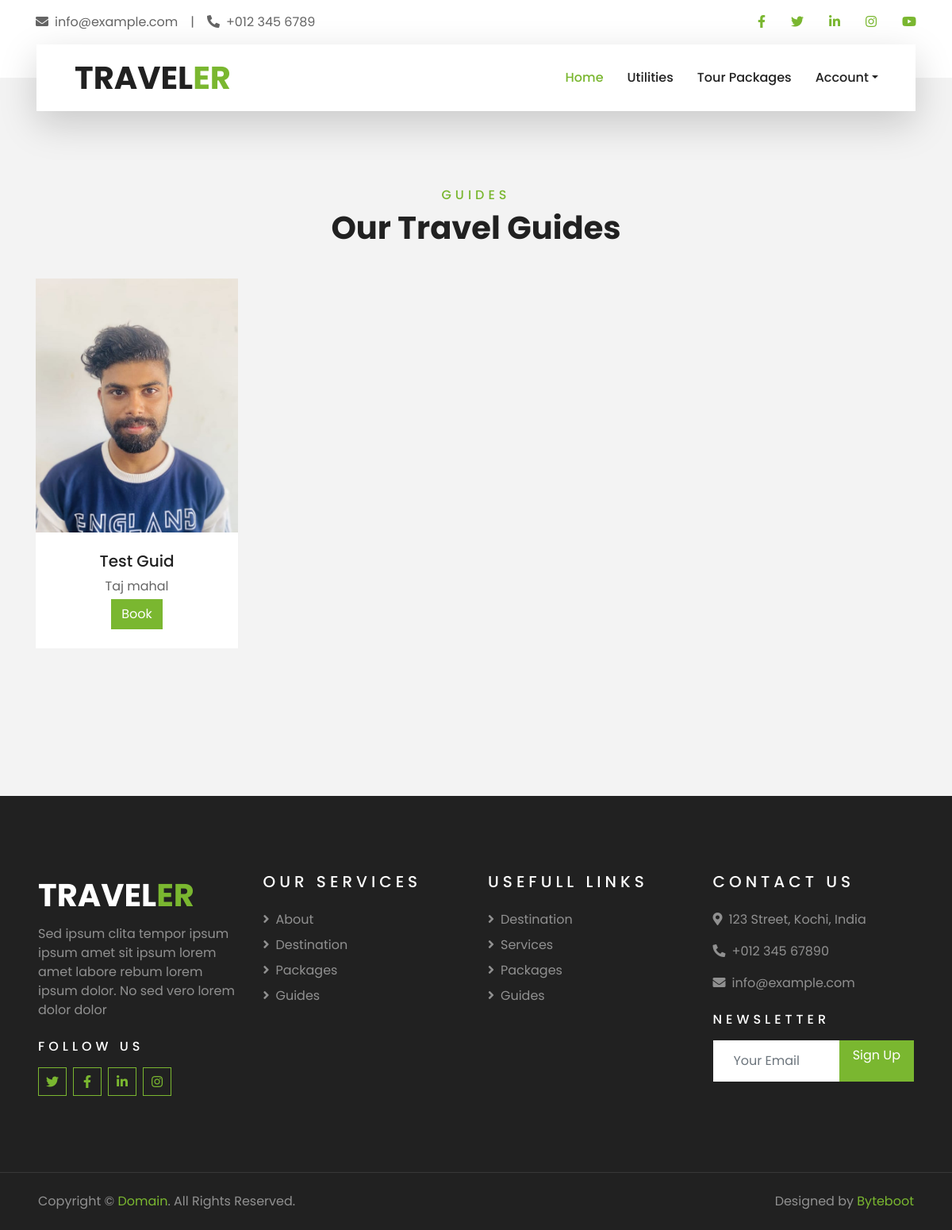
Screenshot of /destinations/GuideBooking with the database file from the repository.
### Destinations/models.py (models this page shows)
class TourGuids(models.Model):
    Guid_Name = models.CharField(max_length=255)
    Address = models.CharField(max_length=255)
    Phone = models.IntegerField()
    Destination_Near = models.ForeignKey(Destination, on_delete=models.SET_NULL,null=True,blank=True)
    Service = models.CharField(max_length=1000)
    Guide_pic = models.FileField(upload_to="Guide_pic")

class Destination(models.Model):
    destination_name = models.CharField(max_length=255)
    key_words = models.CharField(max_length=255)
    image = models.FileField(upload_to="destination_image")
    place = models.CharField(max_length=255)
    district = models.CharField(max_length=255)
    contry = models.ForeignKey(Contry, on_delete=models.CASCADE)
    date = models.DateField(auto_now_add=True)
    attractions = models.CharField(max_length=1000)
    address = models.TextField(max_length=1000)
    postel_code = models.IntegerField()
    def __str__(self):
        return self.destination_name

### Destinations/views.py (the view)
# urls.py: path("GuideBooking",views.GuideBooking,name="GuideBooking"),
def GuideBooking(request):
    guids = TourGuids.objects.all()
    context = {
        "guids":guids
    }
    return render(request,"travelguidbooking.html",context)

### templates/travelguidbooking.html (shortened to what this page needs)
{% extends "index.html" %}
{% block content %}
<div class="container-fluid py-5" id="guides">
    <div class="container pt-5 pb-3">
        <div class="text-center mb-3 pb-3">
            <h6 class="text-primary text-uppercase" style="letter-spacing: 5px;">Guides</h6>
            <h1>Our Travel Guides</h1>
        </div>
        <div class="row">
            {% for guid in guids  %}
            <div class="col-lg-3 col-md-4 col-sm-6 pb-2">
                <div class="team-item bg-white mb-4">
                    <div class="team-img position-relative overflow-hidden">
                        <img class="img-fluid w-100" src="{{guid.Guide_pic.url}}" alt="">
                        <div class="team-social">
                        </div>
                    </div>
                    <div class="text-center py-4">
                        <h5 class="text-truncate">{{guid.Guid_Name}}</h5>
                        <p class="m-0">{{guid.Destination_Near}}</p>
                        <p class="m-0"><a href="{%url 'BookGuide' guid.id %}" class="btn btn-primary mt-1">Book</a></p>
                    </div>
                </div>
            </div>
            {% endfor %}
        </div>
    </div>
</div>
{% endblock %}

### rows the page displays
TourGuids: Guide_pic (picture), Guid_Name "Test Guid", Destination_Near "Taj mahal"
